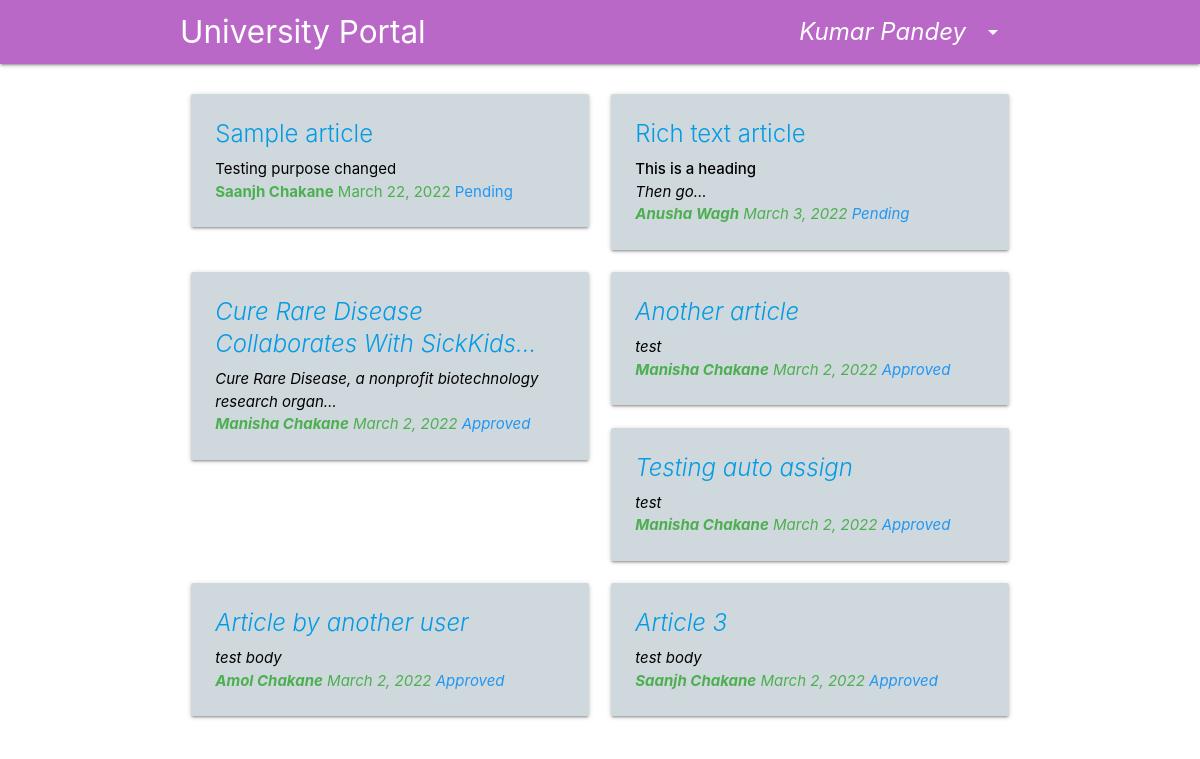
Screenshot of / (signed in) with the database file from the repository.
### articles/models.py (models this page shows)
class Articles(models.Model):
    title = models.CharField(max_length=200)
    body = RichTextField()
    created_at = models.DateTimeField(auto_now_add=True)
    user = models.ForeignKey(settings.AUTH_USER_MODEL, default=1, on_delete=models.CASCADE)
    reviewer = models.ForeignKey(User, related_name='reviewer', null=True, on_delete=models.DO_NOTHING)
    status = models.CharField(max_length=20, default='pending')

### articles/views.py (the view)
# urls.py: path('', views.index, name='homepage'),
@login_required
def index(request):
    user_role = UserRoles.objects.filter(user=request.user)
    if user_role[0].role == 'student':
        articles = Articles.objects.filter(user=request.user).order_by('-created_at')[:10]
    else:
        articles = Articles.objects.filter(reviewer=request.user).order_by('-created_at')[:10]
    context = {
        'articles': articles,
        'user_role': user_role[0].role
    }
    return render(request, 'index.html', context)

### articles/templates/index.html
{% extends "layout.html" %}
{% block content %}
    <div class="row">
        {% for article in articles %}
        <div class="col m6">
            <div class="card blue-grey lighten-4">
                <div class="card-content black-text">
                    <a href="/articles/details/{{article.id}}">
                        <span class="card-title">{{ article.title | truncatechars:45 | safe }}</span>
                    </a>
                    <p>{{ article.body | truncatechars:60 | safe }}</p>
                    <span class="green-text" style="font-weight: bold;">{{ article.user.first_name }} {{ article.user.last_name }}</span>
                    <span class="green-text">{{ article.created_at|date }}</span>
                    <span class="blue-text" style="text-transform:capitalize">{{ article.status }}</span>
                </div>
            </div>
        </div>
        {% endfor %}
    </div>
{% endblock %}

### articles/templates/includes/navbar.html (shortened to what this page needs)
<nav class="purple lighten-2">
    <div class="nav-wrapper container">
        <a href="/" class="brand-logo">University Portal</a>
        <ul id="nav-mobile" class="right hide-on-med-and-down">
            {% if user.is_authenticated %}
                <li>
                    <a class="dropdown-trigger" href="#!" data-target="dropdown1">
                        <i class="valign-wrapper">
                            <span class="left">{{user.first_name}} {{user.last_name}}</span>
                            <i class="material-icons right">arrow_drop_down</i>
                        </i>
                    </a>
                </li>
            {% else %}
                <li><a href="/register">Register</a></li>
                <li><a href="/accounts/login/">Login</a></li>
            {% endif %}
        </ul>
    </div>
</nav>

### rows the page displays
Articles: title "Sample article", body "Testing purpose changed", user.first_name "Saanjh", user.last_name "Chakane", created_at "March 22, 2022", status "Pending"
Articles: title "Rich text article", body "This is a heading Then go…", user.first_name "Anusha", user.last_name "Wagh", created_at "March 3, 2022", status "Pending"
Articles: title "Cure Rare Disease Collaborates With SickKids…", body "Cure Rare Disease, a nonprofit biotechnology research organ…", user.first_name "Manisha", user.last_name "Chakane", created_at "March 2, 2022", status "Approved"
Articles: title "Another article", body "test", user.first_name "Manisha", user.last_name "Chakane", created_at "March 2, 2022", status "Approved"
Articles: title "Testing auto assign", body "test", user.first_name "Manisha", user.last_name "Chakane", created_at "March 2, 2022", status "Approved"
Articles: title "Article by another user", body "test body", user.first_name "Amol", user.last_name "Chakane", created_at "March 2, 2022", status "Approved"
Articles: title "Article 3", body "test body", user.first_name "Saanjh", user.last_name "Chakane", created_at "March 2, 2022", status "Approved"

### other values shown
{{ user.first_name }} "Kumar"
{{ user.last_name }} "Pandey"
